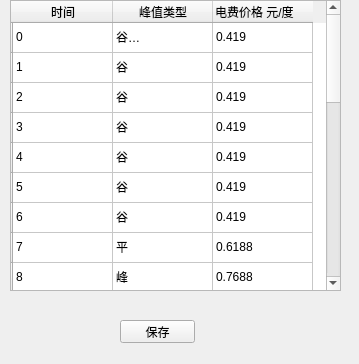
<?xml version="1.0" encoding="UTF-8"?>
<ui version="4.0">
 <class>Form</class>
 <widget class="QWidget" name="Form">
  <property name="geometry">
   <rect>
    <x>0</x>
    <y>0</y>
    <width>359</width>
    <height>364</height>
   </rect>
  </property>
  <property name="windowTitle">
   <string>Form</string>
  </property>
  <widget class="QTableWidget" name="tableWidget">
   <property name="enabled">
    <bool>true</bool>
   </property>
   <property name="geometry">
    <rect>
     <x>10</x>
     <y>0</y>
     <width>331</width>
     <height>291</height>
    </rect>
   </property>
   <row>
    <property name="text">
     <string/>
    </property>
   </row>
   <row>
    <property name="text">
     <string/>
    </property>
   </row>
   <row>
    <property name="text">
     <string/>
    </property>
   </row>
   <row>
    <property name="text">
     <string/>
    </property>
   </row>
   <row>
    <property name="text">
     <string/>
    </property>
   </row>
   <row>
    <property name="text">
     <string/>
    </property>
   </row>
   <row>
    <property name="text">
     <string/>
    </property>
   </row>
   <row>
    <property name="text">
     <string/>
    </property>
   </row>
   <row>
    <property name="text">
     <string/>
    </property>
   </row>
   <row>
    <property name="text">
     <string/>
    </property>
   </row>
   <row>
    <property name="text">
     <string/>
    </property>
   </row>
   <row>
    <property name="text">
     <string/>
    </property>
   </row>
   <row>
    <property name="text">
     <string/>
    </property>
   </row>
   <row>
    <property name="text">
     <string/>
    </property>
   </row>
   <row>
    <property name="text">
     <string/>
    </property>
   </row>
   <row>
    <property name="text">
     <string/>
    </property>
   </row>
   <row>
    <property name="text">
     <string/>
    </property>
   </row>
   <row>
    <property name="text">
     <string/>
    </property>
   </row>
   <row>
    <property name="text">
     <string/>
    </property>
   </row>
   <row>
    <property name="text">
     <string/>
    </property>
   </row>
   <row>
    <property name="text">
     <string/>
    </property>
   </row>
   <row>
    <property name="text">
     <string/>
    </property>
   </row>
   <row>
    <property name="text">
     <string/>
    </property>
   </row>
   <row>
    <property name="text">
     <string/>
    </property>
   </row>
   <column>
    <property name="text">
     <string>时间</string>
    </property>
   </column>
   <column>
    <property name="text">
     <string>峰值类型</string>
    </property>
   </column>
   <column>
    <property name="text">
     <string>电费价格 元/度</string>
    </property>
    <property name="textAlignment">
     <set>AlignLeading|AlignVCenter</set>
    </property>
   </column>
   <item row="0" column="0">
    <property name="text">
     <string>0</string>
    </property>
   </item>
   <item row="0" column="1">
    <property name="text">
     <string>谷
</string>
    </property>
   </item>
   <item row="0" column="2">
    <property name="text">
     <string>0.419</string>
    </property>
   </item>
   <item row="1" column="0">
    <property name="text">
     <string>1</string>
    </property>
   </item>
   <item row="1" column="1">
    <property name="text">
     <string>谷</string>
    </property>
   </item>
   <item row="1" column="2">
    <property name="text">
     <string>0.419</string>
    </property>
   </item>
   <item row="2" column="0">
    <property name="text">
     <string>2</string>
    </property>
   </item>
   <item row="2" column="1">
    <property name="text">
     <string>谷</string>
    </property>
   </item>
   <item row="2" column="2">
    <property name="text">
     <string>0.419</string>
    </property>
   </item>
   <item row="3" column="0">
    <property name="text">
     <string>3</string>
    </property>
   </item>
   <item row="3" column="1">
    <property name="text">
     <string>谷</string>
    </property>
   </item>
   <item row="3" column="2">
    <property name="text">
     <string>0.419</string>
    </property>
   </item>
   <item row="4" column="0">
    <property name="text">
     <string>4</string>
    </property>
   </item>
   <item row="4" column="1">
    <property name="text">
     <string>谷</string>
    </property>
   </item>
   <item row="4" column="2">
    <property name="text">
     <string>0.419</string>
    </property>
   </item>
   <item row="5" column="0">
    <property name="text">
     <string>5</string>
    </property>
   </item>
   <item row="5" column="1">
    <property name="text">
     <string>谷</string>
    </property>
   </item>
   <item row="5" column="2">
    <property name="text">
     <string>0.419</string>
    </property>
   </item>
   <item row="6" column="0">
    <property name="text">
     <string>6</string>
    </property>
   </item>
   <item row="6" column="1">
    <property name="text">
     <string>谷</string>
    </property>
   </item>
   <item row="6" column="2">
    <property name="text">
     <string>0.419</string>
    </property>
   </item>
   <item row="7" column="0">
    <property name="text">
     <string>7</string>
    </property>
   </item>
   <item row="7" column="1">
    <property name="text">
     <string>平</string>
    </property>
   </item>
   <item row="7" column="2">
    <property name="text">
     <string>0.6188</string>
    </property>
   </item>
   <item row="8" column="0">
    <property name="text">
     <string>8</string>
    </property>
   </item>
   <item row="8" column="1">
    <property name="text">
     <string>峰</string>
    </property>
   </item>
   <item row="8" column="2">
    <property name="text">
     <string>0.7688</string>
    </property>
   </item>
   <item row="9" column="0">
    <property name="text">
     <string>9</string>
    </property>
   </item>
   <item row="9" column="1">
    <property name="text">
     <string>峰</string>
    </property>
   </item>
   <item row="9" column="2">
    <property name="text">
     <string>0.7688</string>
    </property>
   </item>
   <item row="10" column="0">
    <property name="text">
     <string>10</string>
    </property>
   </item>
   <item row="10" column="1">
    <property name="text">
     <string>峰</string>
    </property>
   </item>
   <item row="10" column="2">
    <property name="text">
     <string>0.7688</string>
    </property>
   </item>
   <item row="11" column="0">
    <property name="text">
     <string>11</string>
    </property>
   </item>
   <item row="11" column="1">
    <property name="text">
     <string>平</string>
    </property>
   </item>
   <item row="11" column="2">
    <property name="text">
     <string>0.6188</string>
    </property>
   </item>
   <item row="12" column="0">
    <property name="text">
     <string>12</string>
    </property>
   </item>
   <item row="12" column="1">
    <property name="text">
     <string>平</string>
    </property>
   </item>
   <item row="12" column="2">
    <property name="text">
     <string>0.6188</string>
    </property>
   </item>
   <item row="13" column="0">
    <property name="text">
     <string>13</string>
    </property>
   </item>
   <item row="13" column="1">
    <property name="text">
     <string>平</string>
    </property>
   </item>
   <item row="13" column="2">
    <property name="text">
     <string>0.6188</string>
    </property>
   </item>
   <item row="14" column="0">
    <property name="text">
     <string>14</string>
    </property>
   </item>
   <item row="14" column="1">
    <property name="text">
     <string>平</string>
    </property>
   </item>
   <item row="14" column="2">
    <property name="text">
     <string>0.6188</string>
    </property>
   </item>
   <item row="15" column="0">
    <property name="text">
     <string>15</string>
    </property>
   </item>
   <item row="15" column="1">
    <property name="text">
     <string>峰</string>
    </property>
   </item>
   <item row="15" column="2">
    <property name="text">
     <string>0.7688</string>
    </property>
   </item>
   <item row="16" column="0">
    <property name="text">
     <string>16</string>
    </property>
   </item>
   <item row="16" column="1">
    <property name="text">
     <string>峰</string>
    </property>
   </item>
   <item row="16" column="2">
    <property name="text">
     <string>0.7688</string>
    </property>
   </item>
   <item row="17" column="0">
    <property name="text">
     <string>17</string>
    </property>
   </item>
   <item row="17" column="1">
    <property name="text">
     <string>峰</string>
    </property>
   </item>
   <item row="17" column="2">
    <property name="text">
     <string>0.7688</string>
    </property>
   </item>
   <item row="18" column="0">
    <property name="text">
     <string>18</string>
    </property>
   </item>
   <item row="18" column="1">
    <property name="text">
     <string>峰</string>
    </property>
   </item>
   <item row="18" column="2">
    <property name="text">
     <string>0.7688</string>
    </property>
   </item>
   <item row="19" column="0">
    <property name="text">
     <string>19</string>
    </property>
   </item>
   <item row="19" column="1">
    <property name="text">
     <string>尖</string>
    </property>
   </item>
   <item row="19" column="2">
    <property name="text">
     <string>0.8688</string>
    </property>
   </item>
   <item row="20" column="0">
    <property name="text">
     <string>20</string>
    </property>
   </item>
   <item row="20" column="1">
    <property name="text">
     <string>尖</string>
    </property>
   </item>
   <item row="20" column="2">
    <property name="text">
     <string>0.8688</string>
    </property>
   </item>
   <item row="21" column="0">
    <property name="text">
     <string>21</string>
    </property>
   </item>
   <item row="21" column="1">
    <property name="text">
     <string>尖</string>
    </property>
   </item>
   <item row="21" column="2">
    <property name="text">
     <string>0.8688</string>
    </property>
   </item>
   <item row="22" column="0">
    <property name="text">
     <string>22</string>
    </property>
   </item>
   <item row="22" column="1">
    <property name="text">
     <string>平</string>
    </property>
   </item>
   <item row="22" column="2">
    <property name="text">
     <string>0.6188</string>
    </property>
   </item>
   <item row="23" column="0">
    <property name="text">
     <string>23</string>
    </property>
   </item>
   <item row="23" column="1">
    <property name="text">
     <string>谷</string>
    </property>
   </item>
   <item row="23" column="2">
    <property name="text">
     <string>0.419</string>
    </property>
   </item>
  </widget>
  <widget class="QPushButton" name="pushButton">
   <property name="geometry">
    <rect>
     <x>120</x>
     <y>320</y>
     <width>75</width>
     <height>23</height>
    </rect>
   </property>
   <property name="text">
    <string>保存</string>
   </property>
  </widget>
 </widget>
 <resources/>
 <connections>
  <connection>
   <sender>pushButton</sender>
   <signal>clicked()</signal>
   <receiver>tableWidget</receiver>
   <slot>raise()</slot>
   <hints>
    <hint type="sourcelabel">
     <x>159</x>
     <y>322</y>
    </hint>
    <hint type="destinationlabel">
     <x>153</x>
     <y>288</y>
    </hint>
   </hints>
  </connection>
 </connections>
</ui>
